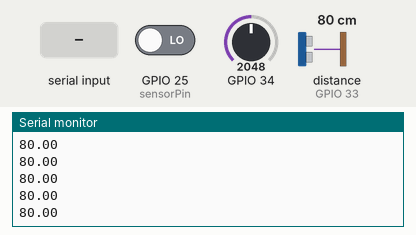
This sketch was run on a simulated ESP32. Parts: the last lines printed to the serial monitor. Inputs (shaded band) come from the test bench; at power-on: distance to the obstacle (sensor on GPIO 33) 80 cm, GPIO 34 = 2048, GPIO 25 (sensorPin) LOW.

Above: at 1.2 s.
1.3 s: distance to the obstacle (sensor on GPIO 33) set to 2 cm
At 2.1 s:
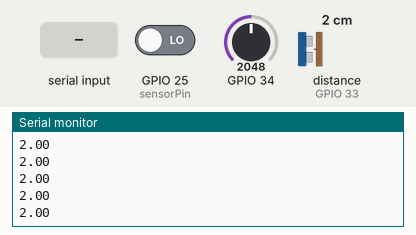
2.8 s: "P" received over Serial
At 4.0 s:
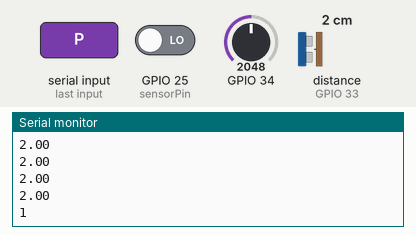
4.3 s: "H" received over Serial
At 5.3 s:
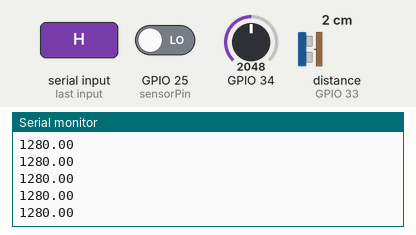
5.8 s: GPIO 34 set to 2866
At 6.4 s:
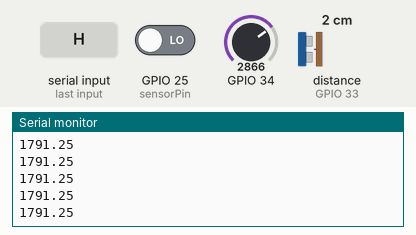
7.3 s: GPIO 34 set to 3603
At 7.9 s:
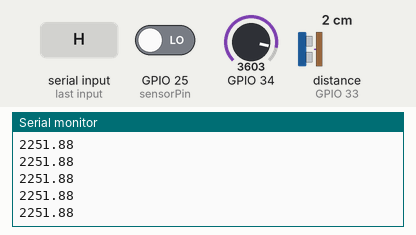
Timing chart, 0 to 9.8 s (numbered marks = the images above; inputs shaded):
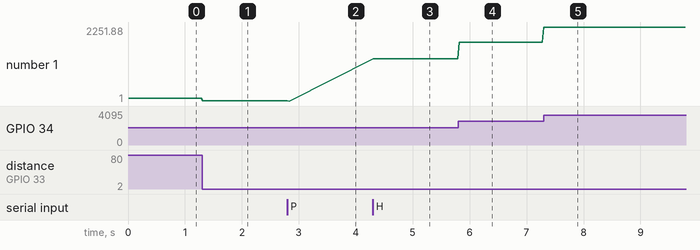

Measured:
- after the input at 1.3 s, the serial monitor: prints a new line at once (image 1)
- after the input at 2.8 s, the serial monitor: prints a new line at once (image 2)
- after the input at 4.3 s, the serial monitor: prints a new line at once (image 3)
- after the input at 5.8 s, the serial monitor: prints a new line at once (image 4)
- after the input at 7.3 s, the serial monitor: prints a new line at once (image 5)
- plotted number 1: 80 → 2 after the input at 1.3 s, 2 → 1 after the input at 2.8 s, 1 → 1280 after the input at 4.3 s, 1280 → 1791.25 after the input at 5.8 s, 1791.25 → 2251.88 after the input at 7.3 s

The sketch:

code.ino
```cpp
#include <HCSR04.h>

UltraSonicDistanceSensor distanceSensor1(26, 33);  // Primer par de pines.
UltraSonicDistanceSensor distanceSensor2(25, 32);  // Segundo par de pines.

bool sensor1Active = false;


const int sensorPin = 25;            // Pin del sensor
const int sensorPin2 = 26;
const unsigned long minInterval = 100; // Intervalo mínimo entre eventos en ms
unsigned long lastEventTime = 0;     // Último tiempo en el que se detectó un evento
bool lastSensorState = HIGH;         // Estado anterior del sensor

char command;
bool est=false;
void setup() {
    Serial.begin(115200);  // Inicializamos la conexión serial para poder imprimir los valores del sensor.

    // Probar los dos pares de pines y seleccionar el par activo
    float distance1 = distanceSensor1.measureDistanceCm();
    if (distance1 > 0) {
        sensor1Active = true;
        command = 'A' ;
        est=true;
    } else {
        float distance2 = distanceSensor2.measureDistanceCm();
        if (distance2 > 0) {
            sensor1Active = false;
            command = 'A' ;
            est=true;
        } else {
            //Serial.println("Error: No se puede detectar el sensor en ninguno de los pares de pines.");
            //while (true);  // Detener el programa si no se puede detectar el sensor.
            pinMode(sensorPin, INPUT);
            pinMode(sensorPin2, INPUT);
            command = 'P' ;
        }
    }
}
float conversionFactor = 0.000625;
void loop() {
  if (Serial.available()) {
    char aux=Serial.read();
    if(aux == 'A' || aux == 'P'|| aux == 'H')
        command = aux;

  }

        //Serial.print("Comando recibido: ");
        //Serial.println(command);
        if (command == 'A') {
          if(est=false){
            esp_restart();
          }
              float distance;

            if (sensor1Active) {
                distance = distanceSensor1.measureDistanceCm();
            } else {
                distance = distanceSensor2.measureDistanceCm();
            }

            // Verifica si la lectura es válida
            if (distance > 0) {
                Serial.println(distance);  // Imprime la distancia en centímetros.
            } else {
                Serial.println("Error");  // Imprime "Error" si la lectura no es válida.
                est=false;
                esp_restart();
            }
        }else if (command == 'P') {
             bool currentSensorState = digitalRead(sensorPin) ||digitalRead(sensorPin2);
              unsigned long currentTime = millis();

              // Detectar un cambio en el estado del sensor
              if (lastSensorState == HIGH && currentSensorState == LOW) {
                // Si ha pasado el intervalo mínimo desde el último evento
                if (currentTime - lastEventTime >= minInterval) {
                  Serial.println("1"); // Imprime '1' cuando el péndulo pasa rápidamente
                  lastEventTime = currentTime; // Actualiza el tiempo del último evento
                }
              }

              // Actualiza el estado del sensor
              lastSensorState = currentSensorState;
        }else if (command == 'H') {
          int analogValue = analogRead(34);
          float magneticField_Tesla = analogValue * conversionFactor;

            // Convertir el valor de Tesla a miliTesla
            float magneticField_mT = magneticField_Tesla * 1000;
            Serial.println(magneticField_mT);
        }

    delay(30);  // Ajusta este valor si es necesario para tu aplicación.
}
```
